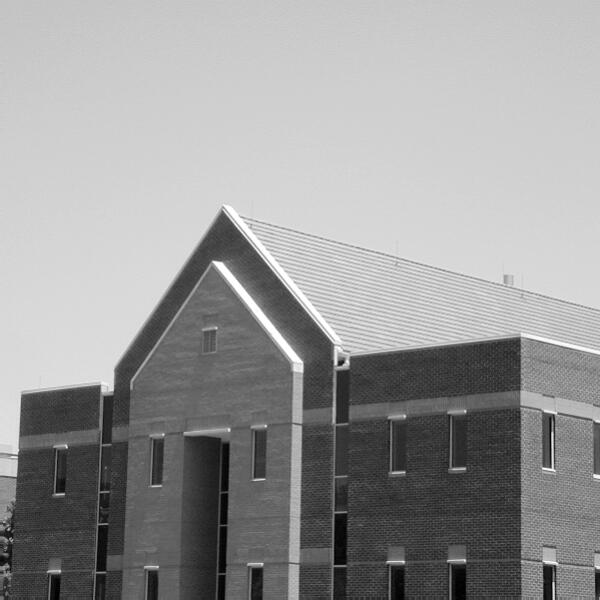
%> input picture 实验七/room1.tif, 600 x 600 px
$ octave tuxiang7.m   (GNU Octave 9; MATLAB toolbox functions it lacks are replaced by stand-ins)
%> lines starting %> are read from the running program, lines starting %| are printed output that depends on the picture
### 实验七/gscale.m
function g=gscale(f,varargin)
if length(varargin)==0
  method='full8';
else method=varargin{1};
end
if strcmp(class(f),'double')&(max(f(:))>1 | min(f(:))<0)
   f=mat2gray(f);
end

switch method
case 'full8'
        g=im2uint8(mat2gray(double(f)));
case 'full16'
        g=im2uint16(mat2gray(double(f)));
case 'minmax'
       low = varargin{2};high = varargin{3};
       if low>1 | low<0 |high>1 | high<0
             error('Parameters low and high must be in the range [0,1]')
       end
       if strcmp(class(f),'double')
            low_in=min(f(:));
            high_in=max(f(:));
       elseif  strcmp(class(f),'uint8')
            low_in=double(min(f(:)))./255;
            high_in=double(max(f(:)))./255;
       elseif   strcmp(class(f),'uint16')
            low_in=double(min(f(:)))./65535;
            high_in=double(max(f(:)))./65535;
       end

       g=imadjust(f,[low_in high_in],[low high]);
otherwise
       error('Unknown method')
end

### 实验七/paddedsize.m
function PQ = paddedsize(AB, CD, PARAM)
% [10 lines of commented-out code are left out]

if nargin == 1
    PQ = 2 * AB;
elseif nargin == 2 & ~ischar(CD)
    PQ = AB + CD -1;
    PQ = 2 * ceil(PQ / 2);  % ceil（N）返回比N大的最小整数，为了避免出现奇数，因为处理偶数数组快
elseif nargin == 2
    m = max(AB);
    P = 2 ^ nextpow2(2 * m);  % nextpow2（N）返回第一个P，使得2. ^ P> = abs（N）。
    % 对于FFT运算，找到最接近两个序列长度的2 的幂次方通常很有用。
    PQ = [P, P];
elseif nargin == 3
    m = max([AB CD]);
    P = 2 ^ nextpow2(2 * m);
    PQ = [P, P];
else
    error('Wrong number of input')
end

### 实验七/dftfilt.m
function g = dftfilt(f,H)

F=fft2(f,size(H,1),size(H,2));
g=real(ifft2(H.*F));
g=g(1:size(f,1),1:size(f,2));

### 实验七/dftuv.m
function [U, V] = dftuv(M, N)
%DFTUV Computes meshgrid frequency matrices.
% Set up range of variables.
u = 0:(M - 1);
v = 0:(N - 1);
% Compute the indices for use in meshgrid.
idx = find(u > M/2);
u(idx) = u(idx) - M;
idy = find(v > N/2);
v(idy) = v(idy) - N;
% Compute the meshgrid arrays.
[V, U] = meshgrid(v, u);

### 实验七/hpfilter.m
function H = hpfilter(type, M, N, D0, n)
if nargin == 4
n = 1; % Default value of n.
end
% Generate highpass filter.
Hlp =lpfilter(type, M, N, D0, n);
H = 1 - Hlp;

### 实验七/lpfilter.m
function H = lpfilter(type, M, N, D0, n)
%LPFILTER Computes frequency domain lowpass filters.
% computing the required distances.
[U, V] = dftuv(M, N);
% Compute the distances D(U, V).
D = sqrt(U.^2 + V.^2);
% Begin filter computations.
switch type
case 'ideal'
H = double(D <= D0);
case 'btw'
if nargin == 4
n = 1;
end
H = 1./(1 + (D./D0).^(2*n));
case 'gaussian'
H = exp(-(D.^2)./(2*(D0^2)));
otherwise
error('Unknown filter type.')
end

### 实验七/tuxiang7.m
f=imread('room1.tif');
%> f is the input picture: size 600x600x3 uint8; min 0, max 255, mean 152.9
F=fft2(f);             %对图像进行傅立叶变换

%对变换后图像进行队数变化，并对其坐标平移，使其中心化
S=fftshift(log(1+abs(F)));
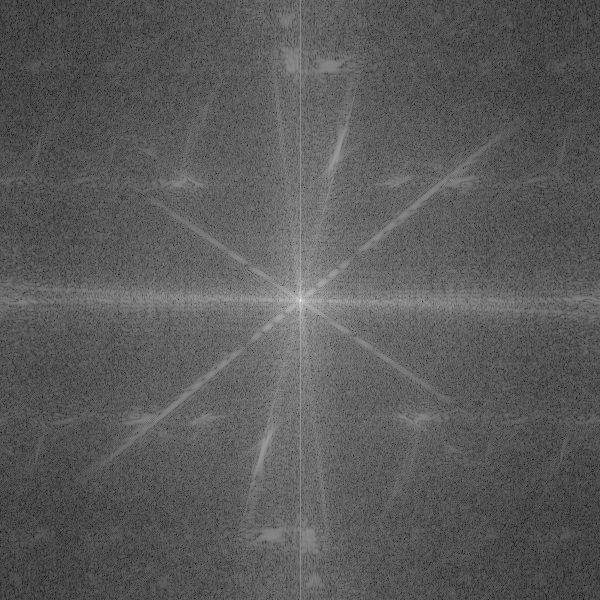
%> S: size 600x600x3 double; min 1.91, max 17.82, mean 7.59; drawn with min black and max white
S=gscale(S);             %将频谱图像标度在0-256的范围内
figure
subplot 121;imshow(f);
title(' 原始图像')
subplot 122;imshow(S) % 显示频谱图像
title(' 原始图像的频谱')
h=fspecial('sobel');        %产生空间‘sobel’模版
freqz2(h)               %查看相应频域滤波器的图像
PQ=paddedsize(size(f));   %产生滤波时所需大小的矩阵
%> PQ = [1200 1200 6]
H=freqz2(h,PQ(1),PQ(2)); %产生频域中的‘sobel’滤波器
H1=ifftshift(H);         %重排数据序列，使得原点位于频率矩阵的左上角
figure
subplot 121;imshow(abs(H),[]) % 以图形形式显示滤波器
title(' 空间滤波器')
subplot 122;imshow(abs(H1),[])
title(' 空间滤波器移位后的频谱')
gs=imfilter(double(f),h);  %用模版h进行空域滤波
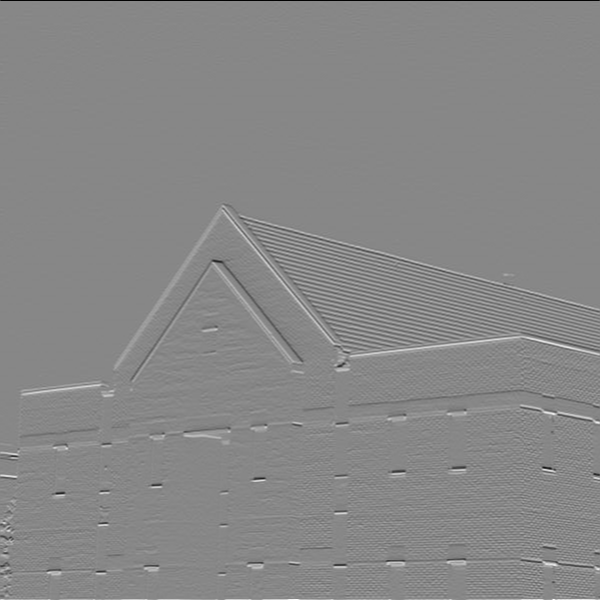
%> gs: size 600x600x3 double; min -804, max 710, mean 0.9; drawn with min black and max white
gf=dftfilt(f,H1);         %用滤波器对图像进行频域滤波
%> in dftfilt, `g=real(ifft2(H.*F));`:
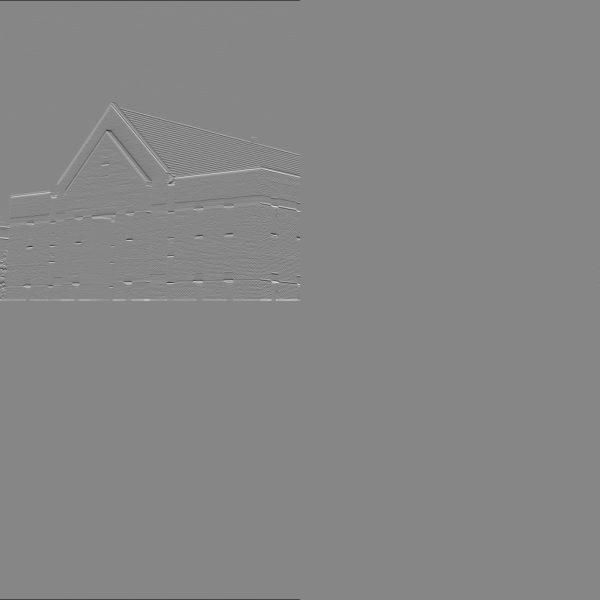
%> g: size 1200x1200x3 double (shown at 1/2 size); min -810, max 721, mean 0; drawn with min black and max white
subplot 221;imshow(gs,[])
title(' 用模版h 进行空域滤波后的图像')
subplot 223;imshow(gf,[])
title(' 对图像进行频域滤波后的图像')
subplot 222;imshow(abs(gs),[])
%> after `imshow(abs(gs),[])`:
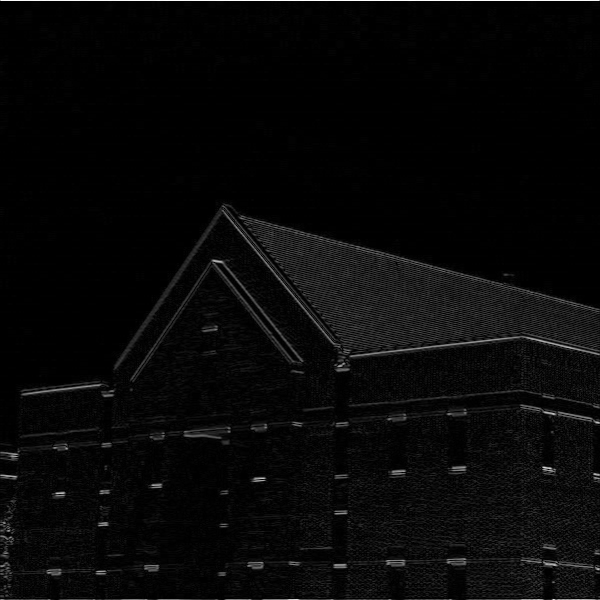
%> displayed picture: size 600x600x3, on the screen's scale of 0 to 255; min 0, max 255, mean 8.1
title(' 幅度图像')
subplot 224;imshow(abs(gf),[])
title(' 幅度图像')


f=imread('number.tif');   %读取图片
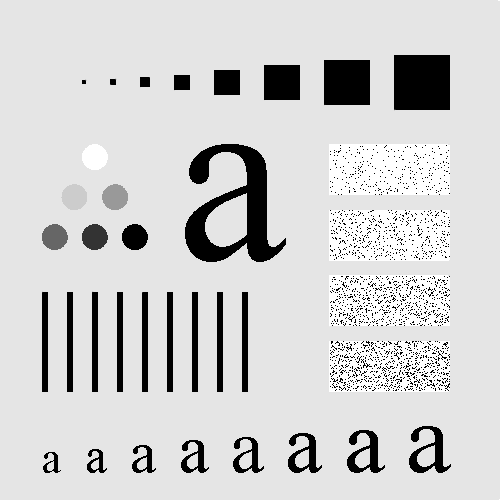
%> input picture 实验七/number.tif, 500 x 500 px
%> f is the input picture: size 500x500 uint8; min 0, max 255, mean 207.4
PQ=paddedsize(size(f));  %产生滤波时所需大小的矩阵
%> PQ = [1000 1000]
D0=0.05*PQ(1);        %设定高斯高通滤波器的阈值
%> D0 = 50
H=hpfilter('gaussian',PQ(1),PQ(2),D0);    %产生高斯高通滤波器
g=dftfilt(f,H);                        %对图像进行滤波
%> in dftfilt (call 2), `g=real(ifft2(H.*F));`:
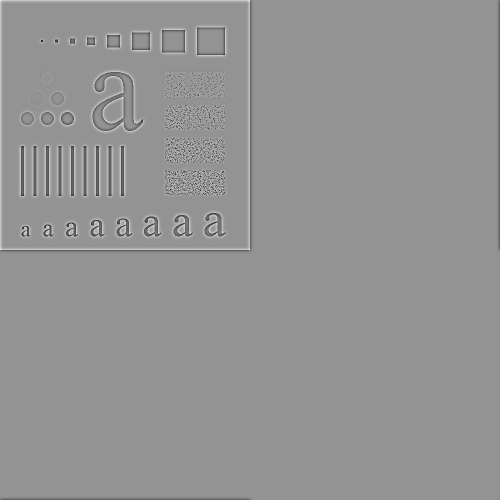
%> g: size 1000x1000 double (shown at 1/2 size); min -249.8, max 182.1, mean 0; drawn with min black and max white
%> in dftfilt (call 2), `g=g(1:size(f,1),1:size(f,2));`:
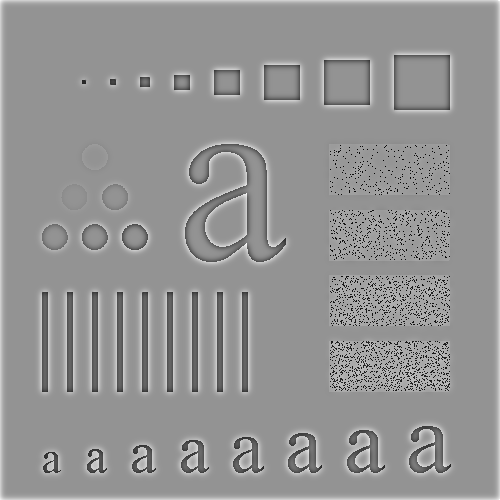
%> g: size 500x500 double; min -249.8, max 182.1, mean 2.3; drawn with min black and max white
figure
subplot 121;imshow(f) % 显示原图像
title(' 原始图像')
subplot 122;imshow(g,[]) % 显示滤波后图像
title(' 高斯高通滤波器处理后的图像')
